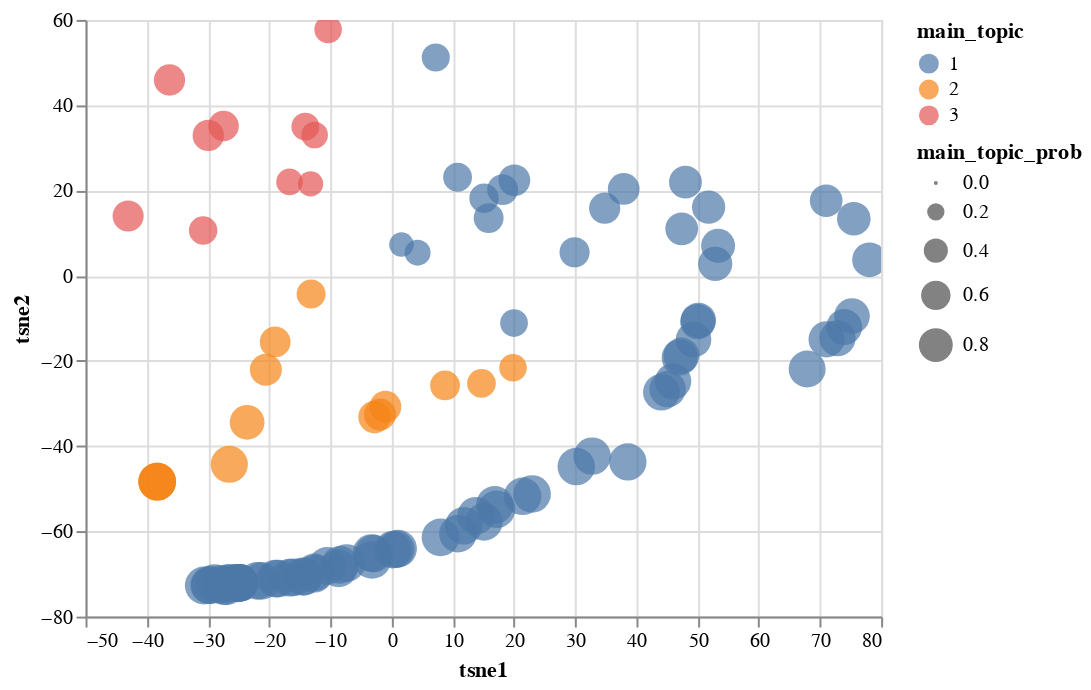

Write notebook code for a chart like this one.
### Markdown cell above
#### Analisando o artista "Nx Zero":

Percebemos que o artista publica mais músicas do grupo 1, na qual analisamos que as músicas desse grupo fala sobre saudades e decepções amarosas, músicas tristes.

### Code cell
alt.Chart(letras.query('Artist == "Nx Zero"')).mark_circle(
    opacity = .7,
    size = 30
).encode(
    x = 'tsne1',
    y = 'tsne2', 
    color = 'main_topic:N',
    size = 'main_topic_prob',
    tooltip = ['Artist', 'SName', 'main_topic', 'main_topic_prob']
).interactive()
